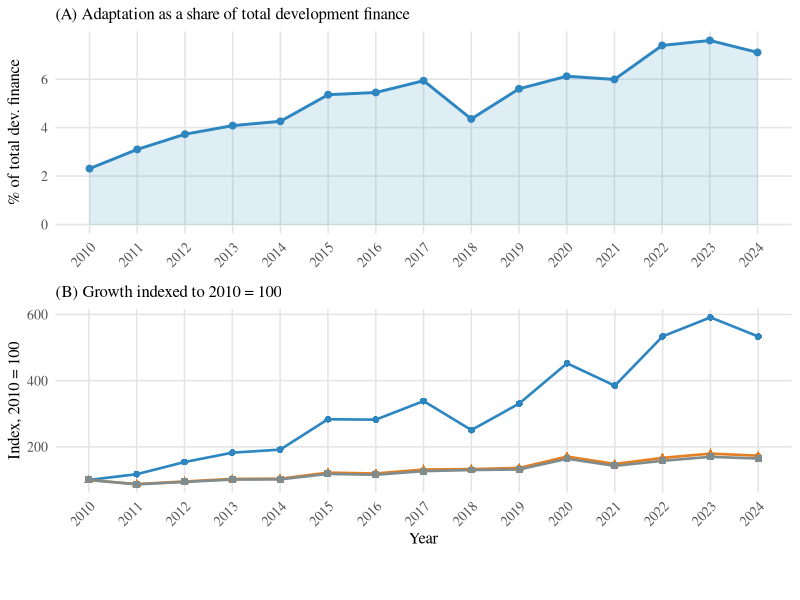
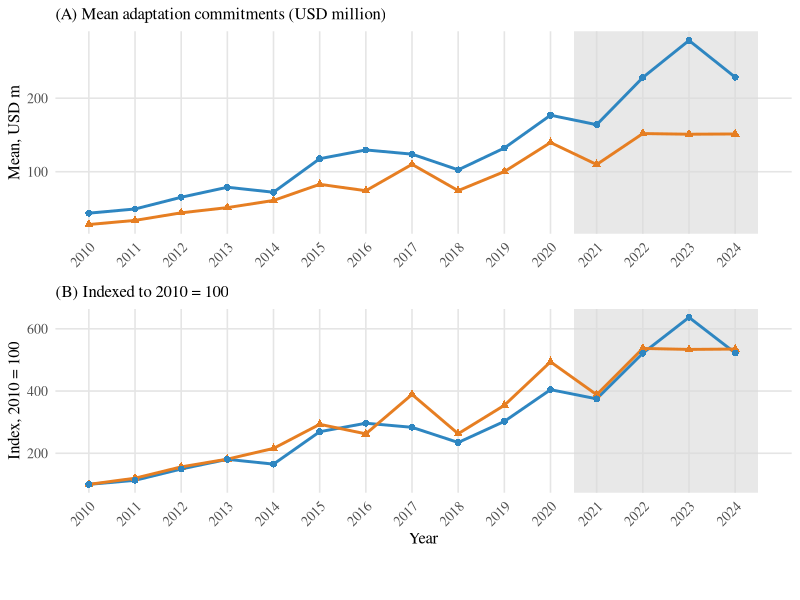

These charts were generated, in order, by the following R code:
##############################################################################
# 12_group_figures.R
# Builds the two descriptive group figures --
# Figures/adaptation_marginal.pdf (main text, \label{fig:adapt_marginal}) and
# Figures/adopter_vs_never.pdf (appendix, \label{fig:adopter_groups}) -- from
# the processed panel, and prints the values quoted in their captions.
#
# Stage 12 of run_all.R. Self-contained given that 01_prepare_data.R has produced
# data/processed/simple_panel_wgi.csv; duplicates small pieces of 02's
# theme_paper() rather than sourcing 02, per the project's convention that
# stage scripts do not source one another (see 04_robustness.R §1).
#
# Inputs : data/processed/simple_panel_wgi.csv
# Outputs:
#   output/figures/group/adaptation_marginal.pdf   (Figure, main text)
#   output/figures/group/adopter_vs_never.pdf      (Figure, appendix)
#   -> copied (flattened, no "group/" subfolder) to:
#      paper/Figures/adaptation_marginal.pdf
#      paper/Figures/adopter_vs_never.pdf
#
# ============================================================
# Paper-to-Code Naming Map
# ============================================================
# Paper Notation / caption quantity          | Code name(s)
# Adaptation-marked commitments               | commitments
# Total development-finance commitments       | commitments_all
# Non-adaptation commitments                   | commitments_nonadapt
# Adaptation share of total (%)                 | share_pct  = commitments / commitments_all * 100
# Growth index, 2010 = 100                      | idx_adapt, idx_total, idx_nonadapt
# NAP adoption cohort (first-submission year)   | nap_year (0/NA = never-treated)
# Ever-adopter indicator                        | ever_adopter = any(!is.na(nap_year) & nap_year > 0) by recipient_name
# Never-adopter indicator                       | !ever_adopter
# Mean adaptation commitments by group          | mean_commit
# Group growth index, 2010 = 100                 | idx_mean
# 2021-2024 main adoption-wave shading           | ADOPTION_WAVE_START / END (constants below)
# ============================================================
#
# The caption values are printed at the end of this script ("Caption values").
##############################################################################

##############################################################################
# §0. PACKAGES
##############################################################################

library(here)
library(dplyr)
library(ggplot2)
library(cowplot)

# titles go in the LaTeX caption
set.seed(20240601)

##############################################################################
# §0b. Helper: copy_to_paper_flat()
# Mirrors a file from output/figures/group/<name> to paper/Figures/<name>,
# dropping the "group/" subfolder so the manuscript's flat
# \includegraphics{Figures/adaptation_marginal.pdf} reference keeps working.
##############################################################################

copy_to_paper_flat <- function(out_path) {
  if (!dir.exists(here("paper"))) {  # stand-alone replication package: no paper/
    message("paper/ not found -- exhibits are left in output/ only")
    return(invisible(NULL))
  }
  dest <- here("paper", "Figures", basename(out_path))
  dir.create(dirname(dest), recursive = TRUE, showWarnings = FALSE)
  file.copy(out_path, dest, overwrite = TRUE)
  message("Mirrored to: ", dest)
  invisible(dest)
}

##############################################################################
# §0d. Helper: combine_panels()
# Stacks two ggplot panels vertically with a single shared bottom legend,
# using cowplot (a pinned dependency in renv.lock; patchwork is not, so
# renv::restore() installs everything this script needs). legend_from selects
# which panel's legend to reuse
# (only relevant when the two panels' legends are identical or one panel
# has no legend at all, as is the case for both figures built below).
##############################################################################

combine_panels <- function(p_top, p_bottom, legend_from = p_bottom) {
  legend   <- cowplot::get_legend(legend_from + theme(legend.position = "bottom"))
  body     <- cowplot::plot_grid(
    p_top + theme(legend.position = "none"),
    p_bottom + theme(legend.position = "none"),
    ncol = 1L, align = "v"
  )
  cowplot::plot_grid(body, legend, ncol = 1L, rel_heights = c(1, 0.08))
}

##############################################################################
# §0c. Shared theme (serif, no in-figure titles beyond panel labels)
##############################################################################

theme_group <- function(base_size = 12) {
  theme_minimal(base_size = base_size) +
    theme(
      text              = element_text(family = "serif", size = base_size),
      plot.title        = element_text(size = base_size, hjust = 0, face = "plain"),
      axis.title        = element_text(size = base_size),
      axis.text         = element_text(size = base_size - 2),
      axis.text.x       = element_text(angle = 45, hjust = 1),
      legend.position   = "bottom",
      legend.title      = element_blank(),
      panel.grid.minor  = element_blank(),
      panel.grid.major  = element_line(color = "gray90")
    )
}

# Project palette (matches code/02_descriptive_stats.R and
# code/07_principal_and_share.R): blue / orange / gray, each additionally
# distinguished by point shape so the figures read in grayscale.
PAL_ADAPT      <- "#2E86C1"
PAL_TOTAL      <- "#E67E22"
PAL_NONADAPT   <- "#7F8C8D"

##############################################################################
# §1. Load processed panel
##############################################################################

message("\n=== 12_group_figures.R: loading panel ===\n")

panel <- read.csv(here("data", "processed", "simple_panel_wgi.csv"),
                   stringsAsFactors = FALSE)

FIG_START <- 2010L
FIG_END   <- 2024L

panel_fig <- panel %>% filter(year >= FIG_START, year <= FIG_END)

dir.create(here("output", "figures", "group"), recursive = TRUE, showWarnings = FALSE)

##############################################################################
# §2. Figure: adaptation_marginal.pdf
#   Panel A -- adaptation-marked commitments as a share of total
#              development-finance commitments, by year.
#   Panel B -- adaptation / total / non-adaptation commitments indexed to
#              their FIG_START (2010) value.
##############################################################################

message("Building adaptation_marginal figure ...")

yearly_marginal <- panel_fig %>%
  group_by(year) %>%
  summarise(
    commitments          = sum(commitments,          na.rm = TRUE),
    commitments_all       = sum(commitments_all,       na.rm = TRUE),
    commitments_nonadapt  = sum(commitments_nonadapt,  na.rm = TRUE),
    .groups = "drop"
  ) %>%
  mutate(share_pct = commitments / commitments_all * 100)

base_adapt     <- yearly_marginal$commitments[yearly_marginal$year == FIG_START]
base_total     <- yearly_marginal$commitments_all[yearly_marginal$year == FIG_START]
base_nonadapt  <- yearly_marginal$commitments_nonadapt[yearly_marginal$year == FIG_START]

yearly_marginal <- yearly_marginal %>%
  mutate(
    idx_adapt    = commitments / base_adapt * 100,
    idx_total    = commitments_all / base_total * 100,
    idx_nonadapt = commitments_nonadapt / base_nonadapt * 100
  )

# Numbers-in-caption check (printed under "Caption values" at the end, not
# asserted, so a future rerun on updated data surfaces any drift).
share_2010     <- yearly_marginal$share_pct[yearly_marginal$year == FIG_START]
share_2024     <- yearly_marginal$share_pct[yearly_marginal$year == FIG_END]
share_pooled   <- sum(yearly_marginal$commitments) / sum(yearly_marginal$commitments_all) * 100
growth_adapt   <- yearly_marginal$idx_adapt[yearly_marginal$year == FIG_END] / 100
growth_total   <- yearly_marginal$idx_total[yearly_marginal$year == FIG_END] / 100
message(sprintf(
  paste0("  share %.0f = %.2f%% | share %.0f = %.2f%% | pooled avg = %.2f%% | ",
         "adaptation growth x%.2f | total growth x%.2f"),
  FIG_START, share_2010, FIG_END, share_2024, share_pooled, growth_adapt, growth_total
))

p_marginal_A <- ggplot(yearly_marginal, aes(x = year, y = share_pct)) +
  geom_area(fill = PAL_ADAPT, alpha = 0.15) +
  geom_line(color = PAL_ADAPT, linewidth = 1) +
  geom_point(color = PAL_ADAPT, size = 2) +
  scale_x_continuous(breaks = FIG_START:FIG_END) +
  scale_y_continuous(limits = c(0, NA)) +
  labs(title = "(A) Adaptation as a share of total development finance",
       x = NULL, y = "% of total dev. finance") +
  theme_group()

idx_long <- bind_rows(
  yearly_marginal %>% transmute(year, value = idx_adapt,    series = "Adaptation"),
  yearly_marginal %>% transmute(year, value = idx_total,    series = "Total"),
  yearly_marginal %>% transmute(year, value = idx_nonadapt, series = "Non-adaptation")
) %>%
  mutate(series = factor(series, levels = c("Adaptation", "Total", "Non-adaptation")))

p_marginal_B <- ggplot(idx_long, aes(x = year, y = value, colour = series,
                                      shape = series, linetype = series)) +
  geom_line(linewidth = 0.9) +
  geom_point(size = 2) +
  scale_colour_manual(values = c(
    "Adaptation" = PAL_ADAPT, "Total" = PAL_TOTAL, "Non-adaptation" = PAL_NONADAPT
  )) +
  scale_shape_manual(values = c(
    "Adaptation" = 16, "Total" = 17, "Non-adaptation" = 15
  )) +
  scale_linetype_manual(values = c(
    "Adaptation" = "solid", "Total" = "solid", "Non-adaptation" = "solid"
  )) +
  scale_x_continuous(breaks = FIG_START:FIG_END) +
  labs(title = "(B) Growth indexed to 2010 = 100",
       x = "Year", y = "Index, 2010 = 100") +
  theme_group()

p_marginal <- combine_panels(p_marginal_A, p_marginal_B)

fig_marginal_pdf <- here("output", "figures", "group", "adaptation_marginal.pdf")
ggsave(fig_marginal_pdf, p_marginal, width = 7.5, height = 8, device = cairo_pdf)
message("Saved: ", fig_marginal_pdf)
copy_to_paper_flat(fig_marginal_pdf)

##############################################################################
# §3. Figure: adopter_vs_never.pdf
#   Panel A -- mean adaptation commitments (USD million) for ever-adopters
#              vs. never-adopters, by year.
#   Panel B -- same two series indexed to their FIG_START (2010) value.
#   Shaded band marks the 2021-2024 main adoption wave.
##############################################################################

message("Building adopter_vs_never figure ...")

ADOPTION_WAVE_START <- 2020.5
ADOPTION_WAVE_END   <- FIG_END + 0.5

# Ever-adopter status is computed at the recipient level (any row with a
# NAP year), so the classification never depends on a single row.
group_lookup <- panel %>%
  group_by(recipient_name) %>%
  summarise(ever_adopter = any(!is.na(nap_year) & nap_year > 0), .groups = "drop")

n_ever  <- sum(group_lookup$ever_adopter)
n_never <- sum(!group_lookup$ever_adopter)
message(sprintf("  n ever-adopters = %d | n never-adopters = %d", n_ever, n_never))

panel_groups <- panel_fig %>%
  left_join(group_lookup, by = "recipient_name")

yearly_groups <- panel_groups %>%
  group_by(ever_adopter, year) %>%
  summarise(mean_commit = mean(commitments, na.rm = TRUE), .groups = "drop") %>%
  mutate(group_label = if_else(
    ever_adopter,
    sprintf("Ever-adopter (n=%d)", n_ever),
    sprintf("Never-adopter (n=%d)", n_never)
  ))

base_by_group <- yearly_groups %>%
  filter(year == FIG_START) %>%
  select(ever_adopter, base_commit = mean_commit)

yearly_groups <- yearly_groups %>%
  left_join(base_by_group, by = "ever_adopter") %>%
  mutate(idx_mean = mean_commit / base_commit * 100)

growth_ever  <- yearly_groups %>% filter(ever_adopter)  %>% filter(year == FIG_END) %>% pull(idx_mean) / 100
growth_never <- yearly_groups %>% filter(!ever_adopter) %>% filter(year == FIG_END) %>% pull(idx_mean) / 100
message(sprintf("  ever-adopter growth x%.2f | never-adopter growth x%.2f",
                 growth_ever, growth_never))

group_levels <- c(sprintf("Ever-adopter (n=%d)", n_ever), sprintf("Never-adopter (n=%d)", n_never))
yearly_groups <- yearly_groups %>% mutate(group_label = factor(group_label, levels = group_levels))

p_groups_A <- ggplot(yearly_groups, aes(x = year, y = mean_commit,
                                         colour = group_label, shape = group_label)) +
  annotate("rect", xmin = ADOPTION_WAVE_START, xmax = ADOPTION_WAVE_END,
           ymin = -Inf, ymax = Inf, fill = "grey85", alpha = 0.6) +
  geom_line(linewidth = 1) +
  geom_point(size = 2) +
  scale_colour_manual(values = c(PAL_ADAPT, PAL_TOTAL)) +
  scale_shape_manual(values = c(16, 17)) +
  scale_x_continuous(breaks = FIG_START:FIG_END) +
  labs(title = "(A) Mean adaptation commitments (USD million)",
       x = NULL, y = "Mean, USD m") +
  theme_group()

p_groups_B <- ggplot(yearly_groups, aes(x = year, y = idx_mean,
                                         colour = group_label, shape = group_label)) +
  annotate("rect", xmin = ADOPTION_WAVE_START, xmax = ADOPTION_WAVE_END,
           ymin = -Inf, ymax = Inf, fill = "grey85", alpha = 0.6) +
  geom_line(linewidth = 1) +
  geom_point(size = 2) +
  scale_colour_manual(values = c(PAL_ADAPT, PAL_TOTAL)) +
  scale_shape_manual(values = c(16, 17)) +
  scale_x_continuous(breaks = FIG_START:FIG_END) +
  labs(title = "(B) Indexed to 2010 = 100",
       x = "Year", y = "Index, 2010 = 100") +
  theme_group()

p_groups <- combine_panels(p_groups_A, p_groups_B)

fig_groups_pdf <- here("output", "figures", "group", "adopter_vs_never.pdf")
ggsave(fig_groups_pdf, p_groups, width = 7.5, height = 8, device = cairo_pdf)
message("Saved: ", fig_groups_pdf)
copy_to_paper_flat(fig_groups_pdf)

message("\n=== 12_group_figures.R complete ===\n")
# Values quoted in the captions of fig:adapt_marginal and fig:adopter_groups.
message(sprintf(paste0(
  "Caption values:\n",
  "  adaptation_marginal: share %.0f = %.2f%%, share %.0f = %.2f%%, pooled share = %.2f%%, ",
  "adaptation growth x%.2f, total growth x%.2f\n",
  "  adopter_vs_never: %d ever-adopters, %d never-adopters, ",
  "ever growth x%.2f, never growth x%.2f"),
  FIG_START, share_2010, FIG_END, share_2024, share_pooled, growth_adapt, growth_total,
  n_ever, n_never, growth_ever, growth_never
))
